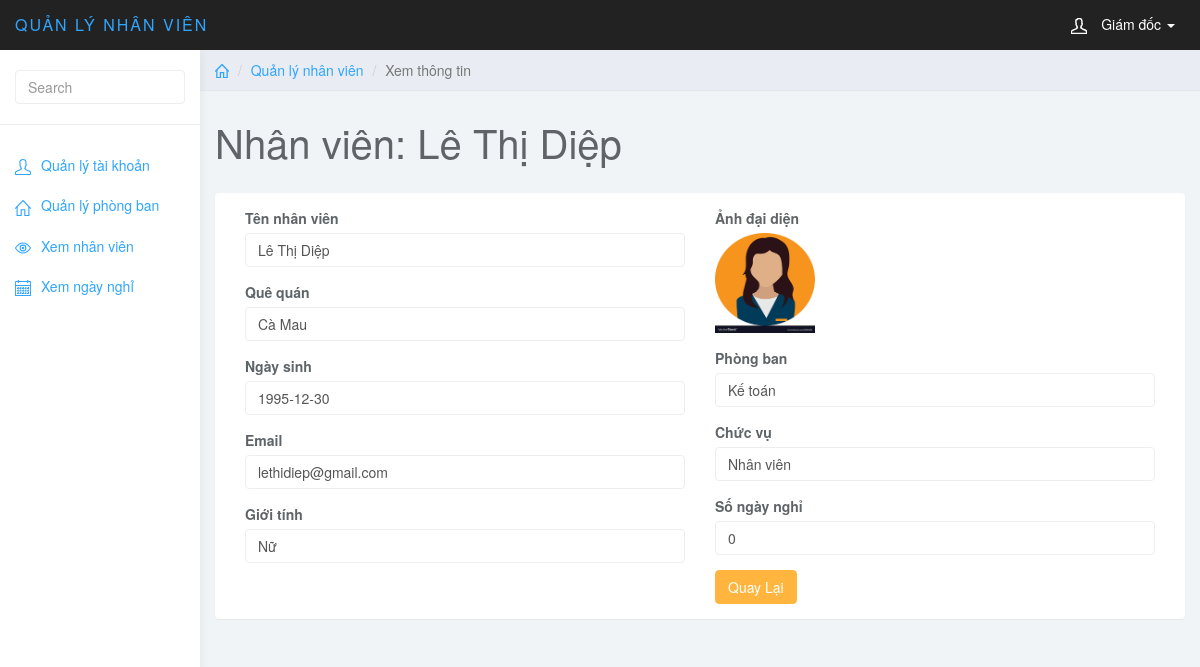
Screenshot of /admin/index.php?page_layout=view_nhanvien&id=204 (signed in) with the database file from the repository.
### tables this page shows
CREATE TABLE `nhanvien` (
  `IDNV` int(11) NOT NULL,
  `hoten` varchar(255) NOT NULL,
  `anhdaidien` varchar(255) DEFAULT NULL,
  `quequan` varchar(255) NOT NULL,
  `ngaysinh` date NOT NULL,
  `gioitinh` varchar(30) NOT NULL,
  `email` varchar(255) NOT NULL,
  `songaynghi` int(11) NOT NULL,
  `IDPB` int(11) DEFAULT NULL
);

CREATE TABLE `phongban` (
  `IDPB` int(11) NOT NULL,
  `tenphong` varchar(255) NOT NULL,
  `sophong` int(11) NOT NULL,
  `motaphong` varchar(255) NOT NULL
);

CREATE TABLE `user` (
  `ID` int(11) NOT NULL,
  `IDNV` int(11) NOT NULL,
  `username` varchar(30) NOT NULL,
  `password` varchar(30) NOT NULL,
  `role` int(1) NOT NULL,
  `kiemtra` int(1) NOT NULL,
  `repass` varchar(30) NOT NULL
);

### admin/modules/nhanvien/view_nhanvien.php (the view, shortened to what this page needs)
<?php
    $sql = "SELECT * FROM user WHERE username='$mail' AND password='$pass'";
    $query = mysqli_query($conn, $sql);
    $row = mysqli_fetch_array($query);
    $id_nv = $row['IDNV'];
    if ($row['role']==3 || $row['role']==2){ ?>
        <?php
            $sql_1 = "SELECT * FROM nhanvien JOIN user WHERE nhanvien.IDNV='$id_nv'";
            $row_1=mysqli_fetch_array(mysqli_query($conn,$sql_1));
         ?>
        <div class="col-sm-9 col-sm-offset-3 col-lg-10 col-lg-offset-2 main">
    <div class="row">
        <ol class="breadcrumb">
            <li><a href="#"><svg class="glyph stroked home">
                        <use xlink:href="#stroked-home"></use>
                    </svg></a></li>
            <li class="active">Thông tin</li>
        </ol>
    </div>
    <div class="row">
        <div class="col-lg-12">
            <h1 class="page-header">Xin chào: <?php echo $row_1['hoten'];?></h1>
        </div>
    </div>
    <div class="row">
        <div class="col-lg-12">
            <div class="panel panel-default">
                <div class="panel-body">
                    <div class="col-md-6">
                        <form role="form" method="post" enctype="multipart/form-data">
                            <div class="form-group">
                                <label>Tên nhân viên</label>
                                <p required class="form-control"><?php echo $row_1['hoten'];?></p>
                            </div>
                            <div class="form-group">
                                <label>Quê quán</label>
                                <p required class="form-control"><?php echo $row_1['quequan'];?></p>
                            </div>
                            <div class="form-group">
                                <label>Ngày sinh</label>
                                <p required class="form-control"><?php echo $row_1['ngaysinh'];?></p>
                            </div>
                            <div class="form-group">
                                <label>Email</label>
                                <p required class="form-control"><?php echo $row_1['email'];?></p>
                            </div>
                            <div class="form-group">
                                <label>Giới tính</label>
                                <p required class="form-control"><?php echo $row_1['gioitinh'];?></p>
                            </div>
                    </div>
                    <div class="col-md-6">
                        <div class="form-group">
                            <?php
                                if (isset($error)) {
                                    echo $error;
                            } ?>
                            <label>Ảnh đại diện</label>
                            <br>
                            <div>
                                <img width="100" height="100" src="modules/nhanvien/img/<?php echo $row_1['anhdaidien'];?>">
                            </div>
                            <input class="form-control" type="file" name="anhdaidien">
                            <br>
                            <button class="form-control btn btn-primary" type="submit" name="change">Thay đổi ảnh đại diện</button>
                        </div>
                        <div class="form-group">
                            <label>Phòng ban</label>
                                <?php
                                $ca=$row_1['IDPB'];
                                $sql_cat="SELECT*FROM phongban WHERE IDPB='$ca' ";
                                $query_cat=mysqli_query($conn, $sql_cat);
                                $row_cat=mysqli_fetch_array($query_cat);?>
                                <p required class="form-control"> <?php echo $row_cat['tenphong'];?></p>
                        </div>
                        <div class="form-group">
                            <label>Chức vụ</label>
                            <?php
                            $ra="Nhân viên";
                            if($row["role"]==2){$ra="Trưởng phòng";}?>
                            <p required class="form-control"><?php echo $ra;?></p>
                        </div>
                        <div class="form-group">
                                <label>Số ngày nghỉ</label>
                                <p required class="form-control"><?php echo $row_1['songaynghi'];?></p>
                    </form>
                </div>
            </div>
        </div>
    </div>
</div>
    <?php } else { $IDNV=$_GET['id'];
    $sql_prd="SELECT*FROM nhanvien WHERE IDNV=$IDNV";
    $query_prd=mysqli_query($conn, $sql_prd);
    $row_prd=mysqli_fetch_array($query_prd);
    ?>
        <div class="col-sm-9 col-sm-offset-3 col-lg-10 col-lg-offset-2 main">
    <div class="row">
        <ol class="breadcrumb">
            <li><a href="#"><svg class="glyph stroked home">
                        <use xlink:href="#stroked-home"></use>
                    </svg></a></li>
            <?php if (defined("admin") || defined("truongphong")) { ?>
            <li><a href="index.php?page_layout=nhanvien">Quản lý nhân viên</a></li>
            <?php } ?>
            <li class="active">Xem thông tin</li>
        </ol>
    </div>
    <div class="row">
        <div class="col-lg-12">
            <h1 class="page-header">Nhân viên: <?php echo $row_prd['hoten'];?></h1>
        </div>
    </div>
    <div class="row">
        <div class="col-lg-12">
            <div class="panel panel-default">
                <div class="panel-body">
                    <div class="col-md-6">
                        <form role="form" method="post" enctype="multipart/form-data">
                            <div class="form-group">
                                <label>Tên nhân viên</label>
                                <p required class="form-control"><?php echo $row_prd['hoten'];?></p>
                            </div>
                            <div class="form-group">
                                <label>Quê quán</label>
                                <p required class="form-control"><?php echo $row_prd['quequan'];?></p>
                            </div>
                            <div class="form-group">
                                <label>Ngày sinh</label>
                                <p required class="form-control"><?php echo $row_prd['ngaysinh'];?></p>
                            </div>
                            <div class="form-group">
                                <label>Email</label>
                                <p required class="form-control"><?php echo $row_prd['email'];?></p>
                            </div>
                            <div class="form-group">
                                <label>Giới tính</label>
                                <p required class="form-control"><?php echo $row_prd['gioitinh'];?></p>
                            </div>
                    </div>
                    <div class="col-md-6">
                        <div class="form-group">
                            <label>Ảnh đại diện</label>
                            <br>
                            <div>
                                <img width="100" height="100" src="modules/nhanvien/img/<?php echo $row_prd['anhdaidien'];?>">
                            </div>
                        </div>
                        <div class="form-group">
                            <label>Phòng ban</label>
                                <?php
                                $ca=$row_prd['IDPB'];
                                $sql_cat="SELECT*FROM phongban WHERE IDPB='$ca' ";
                                $query_cat=mysqli_query($conn, $sql_cat);
                                $row_cat=mysqli_fetch_array($query_cat);?>
                                <p required class="form-control"> <?php echo $row_cat['tenphong'];?></p>
                        </div>
                        <div class="form-group">
                            <label>Chức vụ</label>
                            <?php
                            $ra="Nhân viên";
                            if($row_cc["role"]==2){$ra="Trưởng phòng";}?>
                            <p required class="form-control"><?php echo $ra;?></p>
                        </div>
                        <div class="form-group">
                                <label>Số ngày nghỉ</label>
                                <p required class="form-control"><?php echo $row_prd['songaynghi'];?></p>
                            </div>
                            <a href="index.php?page_layout=nhanvien" class="btn btn-warning">Quay Lại</a>
                    </div>
                </div>
            </div>
        </div>
    </div>
</div>
    <?php } ?>

### admin/css/styles.css (style rules this page uses)
body { background: #f1f4f7; padding-top: 50px; color: #5f6468; }
p { color: #777; }
a, a:hover, a:focus { color: #30a5ff; }
h1, h2, h3, h4, h5, h6 { color: #5f6468; }
h1 { font-weight: 300; font-size: 40px; }
.form-control { border: 1px solid #eee; box-shadow: none; }
.btn-warning, .btn-warning:hover, .btn-warning:focus, .btn-warning:active, .btn-warning.active, .open > .dropdown-toggle.btn-warning, .btn-warning.disabled, .btn-warning[disabled], fieldset[disabled] .btn-warning, .btn-warning.disabled:hover, .btn-warning[disabled]:hover, fieldset[disabled] .btn-warning:hover, .btn-warning.disabled:focus, .btn-warning[disabled]:focus, fieldset[disabled] .btn-warning:focus, .btn-warning.disabled:active, .btn-warning[disabled]:active, fieldset[disabled] .btn-warning:active, .btn-warning.disabled.active, .btn-warning[disabled].active, fieldset[disabled] .btn-warning.active { background-color: #ffb53e; border-color: #ffb53e; }
.panel { border: 0; }
.breadcrumb { border-radius: 0; padding: 10px 15px; background: #e9ecf2; box-shadow: 0 1px 1px rgba(0, 0, 0, .05); margin: 0 ; }
h1.page-header { margin-top: 30px; border-bottom: 0; }
.breadcrumb .glyph { height: 14px; width: 14px; margin: -2px 0 0 0; stroke-width: 4px; }

### rows the page displays
nhanvien: hoten "Lê Thị Diệp", quequan "Cà Mau", ngaysinh "1995-12-30", email "lethidiep@gmail.com", gioitinh "Nữ", anhdaidien (picture), songaynghi "0"
phongban: tenphong "Kế toán"
user: role "Nhân viên"
